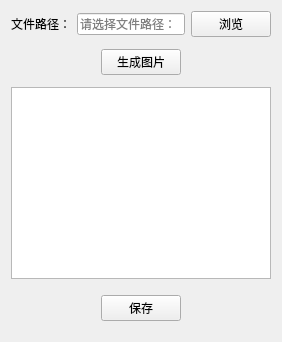
            <widget class="QWidget" name="tab5_2">
             <attribute name="title">
              <string>正态分布Q-Q图</string>
             </attribute>
             <layout class="QVBoxLayout" name="verticalLayout_14">
              <item>
               <layout class="QHBoxLayout" name="horizontalLayout_43" stretch="0,10,1">
                <item>
                 <widget class="QLabel" name="label_37">
                  <property name="text">
                   <string>文件路径：</string>
                  </property>
                 </widget>
                </item>
                <item>
                 <widget class="QLineEdit" name="lineEdit_20">
                  <property name="placeholderText">
                   <string>请选择文件路径：</string>
                  </property>
                 </widget>
                </item>
                <item>
                 <widget class="QPushButton" name="pushButton_41">
                  <property name="text">
                   <string>浏览</string>
                  </property>
                 </widget>
                </item>
               </layout>
              </item>
              <item>
               <layout class="QHBoxLayout" name="horizontalLayout_44" stretch="10,2,10">
                <property name="topMargin">
                 <number>6</number>
                </property>
                <property name="bottomMargin">
                 <number>6</number>
                </property>
                <item>
                 <spacer name="horizontalSpacer_82">
                  <property name="orientation">
                   <enum>Qt::Horizontal</enum>
                  </property>
                  <property name="sizeHint" stdset="0">
                   <size>
                    <width>40</width>
                    <height>20</height>
                   </size>
                  </property>
                 </spacer>
                </item>
                <item>
                 <widget class="QPushButton" name="pushButton_42">
                  <property name="sizePolicy">
                   <sizepolicy hsizetype="Minimum" vsizetype="Fixed">
                    <horstretch>0</horstretch>
                    <verstretch>0</verstretch>
                   </sizepolicy>
                  </property>
                  <property name="text">
                   <string>生成图片</string>
                  </property>
                 </widget>
                </item>
                <item>
                 <spacer name="horizontalSpacer_83">
                  <property name="orientation">
                   <enum>Qt::Horizontal</enum>
                  </property>
                  <property name="sizeHint" stdset="0">
                   <size>
                    <width>40</width>
                    <height>20</height>
                   </size>
                  </property>
                 </spacer>
                </item>
               </layout>
              </item>
              <item>
               <widget class="QGraphicsView" name="graphicsView_17"/>
              </item>
              <item>
               <layout class="QHBoxLayout" name="horizontalLayout_45" stretch="10,2,10">
                <property name="topMargin">
                 <number>10</number>
                </property>
                <property name="bottomMargin">
                 <number>10</number>
                </property>
                <item>
                 <spacer name="horizontalSpacer_84">
                  <property name="orientation">
                   <enum>Qt::Horizontal</enum>
                  </property>
                  <property name="sizeHint" stdset="0">
                   <size>
                    <width>40</width>
                    <height>20</height>
                   </size>
                  </property>
                 </spacer>
                </item>
                <item>
                 <widget class="QPushButton" name="pushButton_43">
                  <property name="sizePolicy">
                   <sizepolicy hsizetype="Minimum" vsizetype="Fixed">
                    <horstretch>0</horstretch>
                    <verstretch>0</verstretch>
                   </sizepolicy>
                  </property>
                  <property name="text">
                   <string>保存</string>
                  </property>
                 </widget>
                </item>
                <item>
                 <spacer name="horizontalSpacer_85">
                  <property name="orientation">
                   <enum>Qt::Horizontal</enum>
                  </property>
                  <property name="sizeHint" stdset="0">
                   <size>
                    <width>40</width>
                    <height>20</height>
                   </size>
                  </property>
                 </spacer>
                </item>
               </layout>
              </item>
             </layout>
            </widget>
